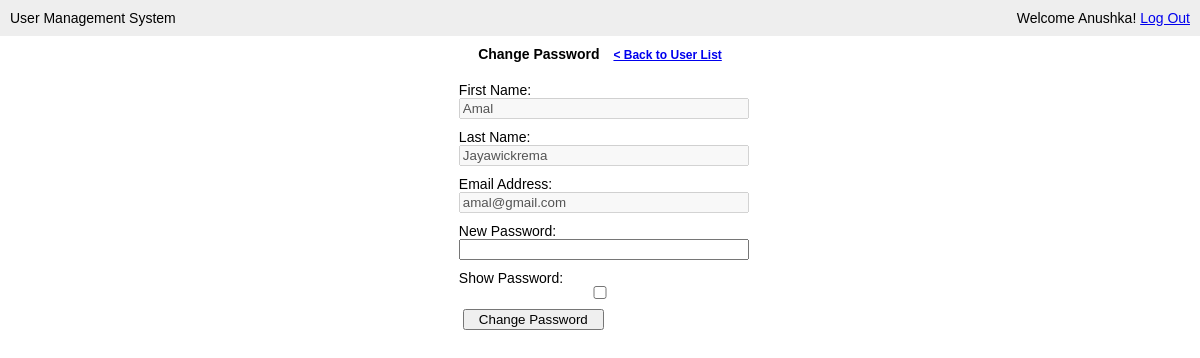
The page /change-password.php?user_id=5 (signed in) on the database its author committed.
### tables this page shows
CREATE TABLE `user` (
  `id` int(11) NOT NULL,
  `first_name` varchar(50) NOT NULL,
  `last_name` varchar(100) NOT NULL,
  `email` varchar(100) NOT NULL,
  `password` varchar(40) NOT NULL,
  `last_login` datetime NOT NULL,
  `is_deleted` tinyint(1) NOT NULL
);

### change-password.php (the view, shortened to what this page needs)
<?php require_once('inc/connection.php'); ?>
<?php
$first_name = '';
$last_name = '';
$email = '';
if (isset($_GET['user_id'])) {
    $user_id = mysqli_real_escape_string($connection, $_GET['user_id']);
    $query = "SELECT * FROM user WHERE id = {$user_id} LIMIT 1";
    $result_set = mysqli_query($connection, $query);
    if ($result_set) {
        if (mysqli_num_rows($result_set) == 1) {
            $result = mysqli_fetch_assoc($result_set);
            $first_name = $result['first_name'];
            $last_name = $result['last_name'];
            $email = $result['email'];
        } else {
            header('Location: users.php?err=user_not_found');
        }
    } else {
        header('Location: users.php?err=query_failure');
    }
}
?>
<!DOCTYPE html>
<html lang="en">
<head>
    <link rel="stylesheet" href="css/add-user.css">
</head>
<body>
    <header>
        <div class="appname">User Management System</div>
        <div class="loggedin">Welcome <?php echo $_SESSION['first_name']; ?>! <a href="logout.php">Log Out</a></div>
    </header>
    <main>
        <div class="header-div">
            <h1>Change Password <span><a href="users.php">
                        < Back to User List</a></span></h1>
        </div>
        <div class="add-user-form">
            <form action="change-password.php" method="post" class="userform">
                <p>
                    <label for="">First Name:</label>
                    <input type="text" name="first_name" <?php echo 'value="' . $first_name . '"'; ?> disabled>
                </p>
                <p>
                    <label for="">Last Name:</label>
                    <input type="text" name="last_name" <?php echo 'value="' . $last_name . '"'; ?> disabled>
                </p>
                <p>
                    <label for="">Email Address:</label>
                    <input type="text" name="email" <?php echo 'value="' . $email . '"'; ?> disabled>
                </p>
                <p>
                    <label for="">New Password:</label>
                    <input type="password" name="password" id="password">
                </p>
                <p>
                    <label for="">Show Password:</label>
                    <input type="checkbox" name="showpassword" id="showpassword">
                </p>
                <p>
                    <label for="">&nbsp;</label>
                    <button type="submit" name="submit">Change Password</button>
                </p>
            </form>
        </div>
    </main>
</body>
</html>

### css/add-user.css (style rules this page uses)
* { margin: 0; }
body { font-family: Arial, Helvetica, sans-serif; font-size: 14px; }
header { background-color: #eee; overflow: auto; padding: 10px; }
header .appname { float: left; }
header .loggedin { float: right; }
main .header-div { width: 100%; display: flex; justify-content: center; margin-top: 10px; margin-bottom: 10px; }
main .header-div h1 { font-size: 14px; }
main .header-div span { margin-left: 10px; font-size: 12px; }
.add-user-form { width: 80%; display: flex; justify-content: center; margin: 20px auto; }
.add-user-form input { width: 100%; margin-bottom: 10px; }
.add-user-form label { float: left; }
.add-user-form button { width: 50%; }

### rows shown on the page
user: first_name "Amal", last_name "Jayawickrema", email "amal@gmail.com"

### other values the page prints
$_SESSION['first_name'] "Anushka"
